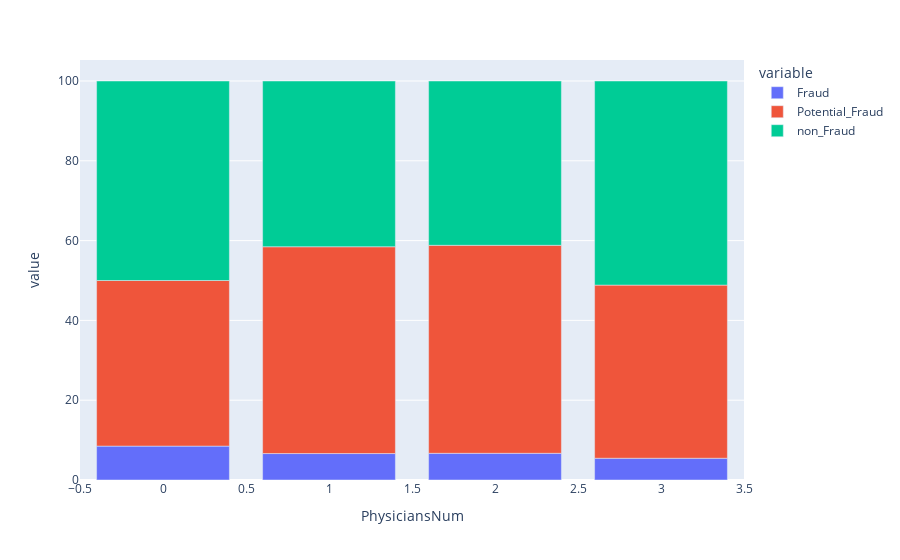

Notebook code for this chart:
### Code cell
fig4 = in_physNum.plot.bar(x='PhysiciansNum', y=['Fraud',
                                            'Potential_Fraud',
                                            'non_Fraud'])

fig4.show()

### Figure 1 — Plotly figure (JSON) as saved in the notebook; plotly's stock layout.template omitted (floating-point values rounded to 4 significant figures)
{"data": [{"alignmentgroup": "True", "hovertemplate": "variable=Fraud<br>PhysiciansNum=%{x}<br>value=%{y}<extra></extra>", "legendgroup": "Fraud", "marker": {"color": "#636efa"}, "name": "Fraud", "offsetgroup": "Fraud", "orientation": "v", "showlegend": true, "textposition": "auto", "type": "bar", "x": [0, 1, 2, 3], "xaxis": "x", "y": [8.491, 6.63, 6.689, 5.453], "yaxis": "y"}, {"alignmentgroup": "True", "hovertemplate": "variable=Potential_Fraud<br>PhysiciansNum=%{x}<br>value=%{y}<extra></extra>", "legendgroup": "Potential_Fraud", "marker": {"color": "#EF553B"}, "name": "Potential_Fraud", "offsetgroup": "Potential_Fraud", "orientation": "v", "showlegend": true, "textposition": "auto", "type": "bar", "x": [0, 1, 2, 3], "xaxis": "x", "y": [41.51, 51.83, 52.13, 43.39], "yaxis": "y"}, {"alignmentgroup": "True", "hovertemplate": "variable=non_Fraud<br>PhysiciansNum=%{x}<br>value=%{y}<extra></extra>", "legendgroup": "non_Fraud", "marker": {"color": "#00cc96"}, "name": "non_Fraud", "offsetgroup": "non_Fraud", "orientation": "v", "showlegend": true, "textposition": "auto", "type": "bar", "x": [0, 1, 2, 3], "xaxis": "x", "y": [50, 41.54, 41.18, 51.16], "yaxis": "y"}], "layout": {"barmode": "relative", "legend": {"title": {"text": "variable"}, "tracegroupgap": 0}, "margin": {"t": 60}, "xaxis": {"anchor": "y", "domain": [0, 1], "title": {"text": "PhysiciansNum"}}, "yaxis": {"anchor": "x", "domain": [0, 1], "title": {"text": "value"}}}}
